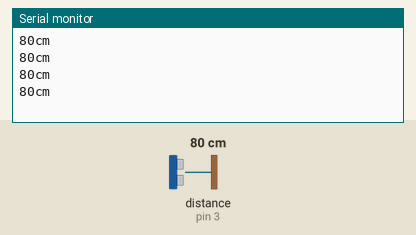
Simulated run of this sketch. Board: Arduino Uno, built with avr-gcc and run on an emulated ATmega328P. On the bench: the last lines printed to the serial monitor. Wiring (inferred from the names in the program): ultrasonic range finder: trigger pin 2; echo pin 3. The test bench sets the inputs (shaded band); at power-on: distance to the obstacle (sensor on pin 3) 80 cm. The echo pulse lasts 58.3 µs per cm.

Above: at 1.2 s.
1.3 s: distance to the obstacle (sensor on pin 3) set to 2 cm
At 1.73 s:
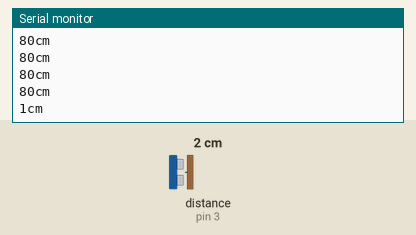
2.8 s: distance to the obstacle (sensor on pin 3) set to 4 cm
At 2.94 s:
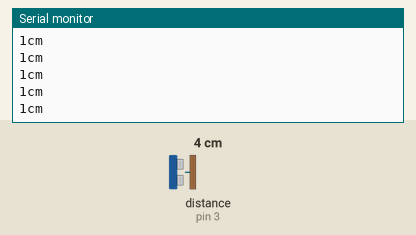
Timing chart, 0 to 5.8 s (numbered marks = the images above; inputs shaded):
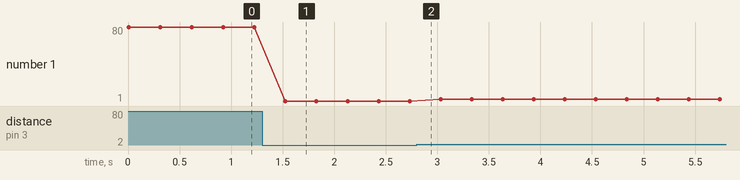

The sketch:

ultrasonic_sensor.ino
```cpp
void setup()
{
  Serial.begin(9600);
  pinMode(2,OUTPUT); // 센서 Trig 핀
  pinMode(3,INPUT); // 센서 Echo 핀
}

void loop()
{
  long duration, cm;

  digitalWrite(2,HIGH); // 센서에 Trig 신호 입력
  delayMicroseconds(10); // 10us 정도 유지
  digitalWrite(2,LOW); // Trig 신호 off

  duration = pulseIn(3,HIGH); // Echo pin: HIGH->Low 간격을 측정
  cm = microsecondsToCentimeters(duration); // 거리(cm)로 변환

  Serial.print(cm);
  Serial.print("cm");
  Serial.println();

  delay(300); // 0.3초 대기 후 다시 측정
}

long microsecondsToInches(long microseconds)
{
  // According to Parallax's datasheet for the PING))), there are
  // 73.746 microseconds per inch (i.e. sound travels at 1130 feet per
  // second).  This gives the distance travelled by the ping, outbound
  // and return, so we divide by 2 to get the distance of the obstacle.
  // See: http://www.parallax.com/dl/docs/prod/acc/28015-PING-v1.3.pdf
  return microseconds / 74 / 2;
}


long microsecondsToCentimeters(long microseconds)
{
  // The speed of sound is 340 m/s or 29 microseconds per centimeter.
  // The ping travels out and back, so to find the distance of the
  // object we take half of the distance travelled.
  return microseconds / 29 / 2;
}
```

Measured:
- after the input at 1.3 s, the serial monitor: prints a new line after 0.23 s (image 1)
- plotted number 1: 80 → 1 after the input at 1.3 s, 1 → 3 after the input at 2.8 s
